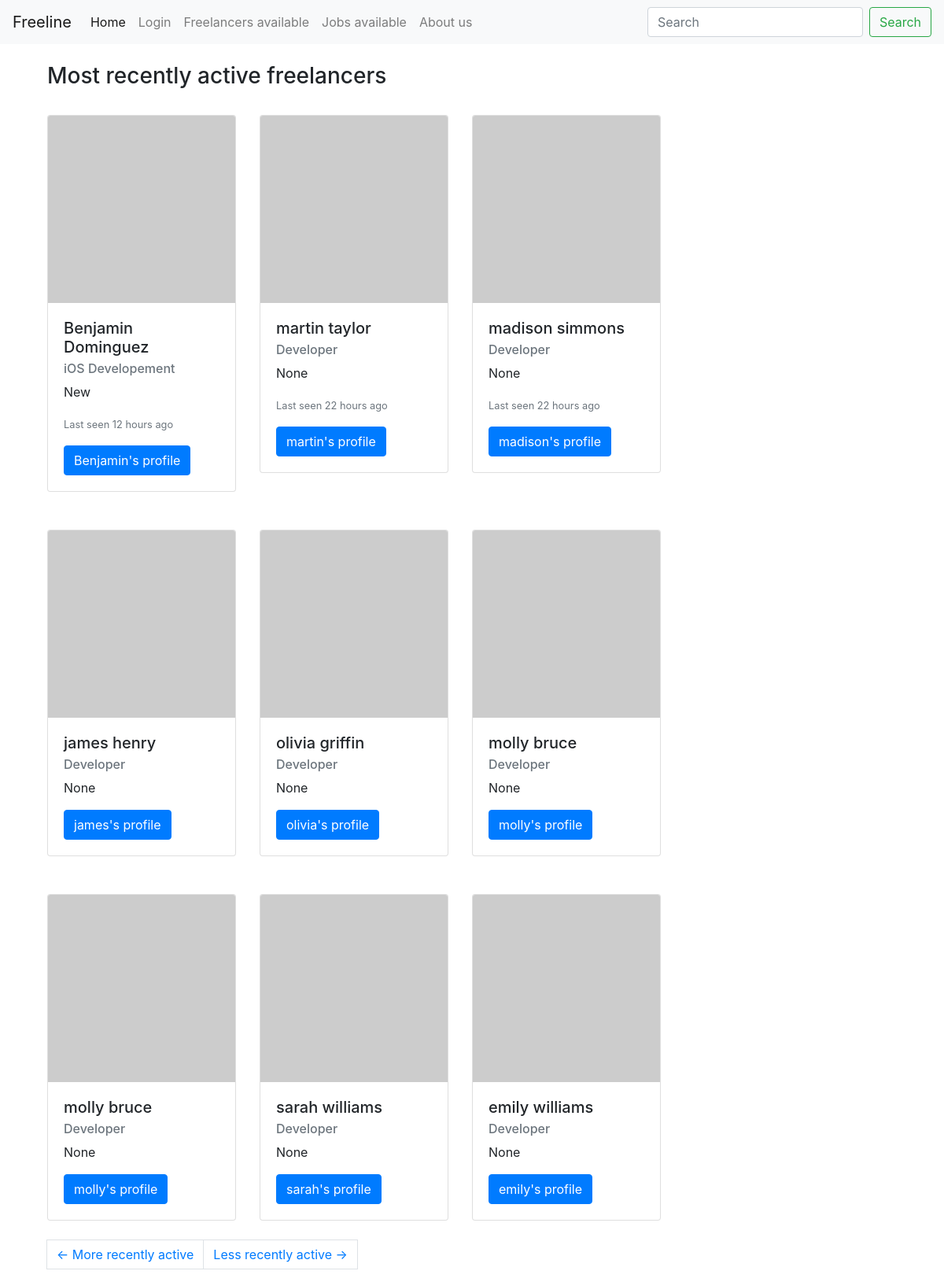
Page /freelancers_available on the committed database.
### app/models.py (models this page shows, shortened)
class User(db.Model, UserMixin):
    id = db.Column(db.Integer, primary_key=True)
    username = db.Column(db.String(64), index=True, unique=True)
    password = db.Column(db.String(64))
    first = db.Column(db.String(64), index=True)
    last = db.Column(db.String(64), index=True)
    registration_date = db.Column(db.DateTime, index=True)
    email = db.Column(db.String(64), index=True)
    hours_a_week = db.Column(db.String(64))
    occupation = db.Column(db.String(64), index=True, default='Developer')
    social_id = db.Column(db.String(64), nullable=True) #nullable?
    about_me = db.Column(db.String(1000))
    avatar_data = db.Column(db.String(400))
    last_seen = db.Column(db.DateTime, default=datetime.utcnow)
    startup = db.relationship('Startup', backref='admin', lazy='dynamic')
    jobs = db.relationship('Job', backref='freelancer', lazy='dynamic')
    resume = db.relationship('PastEmployments', backref='freelancer', lazy='dynamic')
    reviews = db.relationship('Reviews', backref='freelancer', lazy='dynamic')
    messages_sent = db.relationship('Message',
    foreign_keys='Message.sender_id', backref='sender', lazy='dynamic')
    messages_recieved = db.relationship('Message',
    foreign_keys='Message.recipient_id', backref='recipient', lazy='dynamic')
    last_message_read_time = db.Column(db.DateTime)
    roles = db.relationship('Role', secondary='user_roles')
    def avatar(self, size):
        digest = md5(self.email.lower().encode('utf-8')).hexdigest()
        return 'https://www.gravatar.com/avatar/{}?d=identicon&s={}'.format(
            digest, size)
    def freelancer(self):
        return ('Freelancer' in [role.name for role in self.roles])
    def admin(self):
        return ('Admin' in [role.name for role in self.roles])
    def last_seen_formatted(self):
        delta = datetime.utcnow() - self.last_seen
        if delta.seconds < 86400: #24 hours
            if delta.seconds < 3600: # 1 hour
                if delta.seconds < 60:
                    return 'online'
                return ('minutes', int(round(delta.seconds/60)))
            return ('hours', int(round(delta.seconds/3600)))
        return ('days', delta.days)
    def last_seen_string(self):
        x = self.last_seen_formatted()
        if x[0] is 'online':
            return "Online"
        else:
            return 'Last seen {0} {1} ago'.format(x[1], x[0])
    def info(self):
        if self.employer():
            return '<Employer {0}>'.format(self.username)
        elif self.freelancer():
            return '<Freelancer {0} {1}>'.format(self.first, self.last)
        else:
            return '<ROLE NOT ASSIGNED FOR {0}>'.format(self.username)
    __repr__ = info

### app/routes.py (the view)
@app.route('/freelancers_available')
def freelancers_available():
    page = request.args.get('page', 1, type=int)
    most_recently_active = User.query.filter(User.roles.any(name="Freelancer")).\
    order_by(User.last_seen.desc()).paginate(page,\
    app.config['FREELANCERS_PER_PAGE'], False)
    next_url = (url_for('freelancers_available', page=most_recently_active.next_num)\
    if most_recently_active.has_next else None)
    prev_url = (url_for('freelancers_available', page=most_recently_active.prev_num)\
    if most_recently_active.has_prev else None)
    return render_template("dashboards/freelancers_available.html",\
    freelancers = most_recently_active.items,\
    next_url=next_url, prev_url=prev_url)

### app/routes.py (called while the page is built)
@app.before_request
def before_request():
    if current_user.is_authenticated:
        current_user.last_seen = datetime.utcnow()
        db.session.commit()

### app/templates/dashboards/freelancers_available.html
{% extends "base.html" %}
{% block content %}
<div class="container">
  <br>
  <h3> Most recently active freelancers </h3>
  <br>
  <div class="card-deck">
  {% for freelancer in freelancers[0:3] %}
  <div class="row">
      <div class="col-sm-6">
        <div class="card" style="width: 15rem">
      {% if freelancer.avatar_data %}
      <img class="card-img-top" src="{{freelancer.make_avatar_url() }}" alt="Card image cap">
      {% else %}
      <img class="card-img-top" src="{{ freelancer.avatar(72) }}" alt="Card image cap">
      {% endif %}
      <div class="card-body">
        <h5 class="card-title">{{ freelancer.first }} {{ freelancer.last }}</h5>
        <h6 class="card-subtitle mb-2 text-muted">{{ freelancer.occupation }}</h6>
        <p class="card-text">{{ freelancer.about_me }}</p>
        <p class="card-text"><small class="text-muted">{{ freelancer.last_seen_string() }}</small></p>
        <a href="{{ url_for('user', username=freelancer.username) }}" class='btn btn-primary'> {{ freelancer.first }}'s profile </a>
  </div>
  </div>
</div>
</div>
  {% endfor %}
  </div>
<br>
<br>
<div class="card-deck">
  {% for freelancer in freelancers[4:7] %}
  <div class="row">
      <div class="col-sm-6">
  <div class="card" style="width: 15rem">
      {% if freelancer.avatar_data %}
  <img class="card-img-top" src="{{freelancer.make_avatar_url() }}" alt="Card image cap">
      {% else %}
  <img class="card-img-top" src="{{ freelancer.avatar(64) }}" alt="Card image cap">
      {% endif %}
  <div class="card-body">
    <h5 class="card-title">{{ freelancer.first }} {{ freelancer.last }}</h5>
    <h6 class="card-subtitle mb-2 text-muted">{{ freelancer.occupation }}</h6>
    <p class="card-text">{{ freelancer.about_me }}</p>
    <a href="{{ url_for('user', username=freelancer.username) }}" class='btn btn-primary'> {{ freelancer.first }}'s profile </a>
  </div>
  </div>
</div>
</div>
  {% endfor %}
  </div>
<br>
<br>
  <div class="card-deck">
  {% for freelancer in freelancers[6:10] %}
  <div class="row">
      <div class="col-sm-6">
  <div class="card" style="width: 15rem">
      {% if freelancer.avatar_data %}
  <img class="card-img-top" src="{{freelancer.make_avatar_url() }}" alt="Card image cap">
      {% else %}
  <img class="card-img-top" src="{{ freelancer.avatar(64) }}" alt="Card image cap">
      {% endif %}
  <div class="card-body">
    <h5 class="card-title">{{ freelancer.first }} {{ freelancer.last }}</h5>
    <h6 class="card-subtitle mb-2 text-muted">{{ freelancer.occupation }}</h6>
    <p class="card-text">{{ freelancer.about_me }}</p>
    <a href="{{ url_for('user', username=freelancer.username) }}" class='btn btn-primary'> {{ freelancer.first }}'s profile </a>
  </div>
  </div>
</div>
</div>
  {% endfor %}
  </div>
  <br>
  <nav aria-label="...">
       <ul class="pagination">
           <li class="previous{% if not prev_url %} disabled{% endif %}">
               <a class="page-link" href="{{ prev_url or '#' }}">
                   <span aria-hidden="true">&larr;</span> More recently active
               </a>
           </li>
           <li class="next{% if not next_url %} disabled{% endif %}">
               <a class="page-link" href="{{ next_url or '#' }}">
                  Less recently active <span aria-hidden="true">&rarr;</span>
               </a>
           </li>
       </ul>
   </nav>
  </div>
{% endblock %}

### app/templates/base.html (shortened to what this page needs)
<!doctype html>
<html lang="en">
<head>
  <link rel="stylesheet" href="https://stackpath.bootstrapcdn.com/bootstrap/4.3.1/css/bootstrap.min.css">
  <link rel="stylesheet" href="https://cdnjs.cloudflare.com/ajax/libs/bootstrap-social/4.12.0/bootstrap-social.min.css">
  <link rel="stylesheet" href="https://use.fontawesome.com/releases/v5.7.2/css/brands.css">
{% block navbar %}
<nav class="navbar navbar-expand-lg navbar-light bg-light" style="background-color: #1E90FF;">
  <a class="navbar-brand" href="{{ url_for('index') }}">
    Freeline</a>
  <div class="collapse navbar-collapse" id="navbarSupportedContent">
    <ul class="navbar-nav mr-auto">
      <li class="nav-item active">
        <a class="nav-link" href="{{ url_for('index') }}">Home <span class="sr-only">(current)</span></a>
      </li>
      {% if current_user.is_anonymous %}
      <li class="nav-item">
        <a class="nav-link" href="{{ url_for('login') }}">Login</a>
      </li>
      {% else %}
      <li class="nav-item">
        <a class="nav-link" href="{{ url_for('logout') }}">Logout</a>
      </li>
      {% endif %}
<li class="nav-item">
  <a class="nav-link" href="{{ url_for('freelancers_available')}}">Freelancers available</a>
</li>
<li class="nav-item">
  <a class="nav-link" href="{{ url_for('jobs_available')}}">Jobs available</a>
</li>
<li class="nav-item">
  <a class="nav-link" href="{{ url_for('about_us')}}">About us</a>
</li>
    </ul>
    <form class="form-inline my-2 my-lg-0">
      <input class="form-control mr-sm-2" type="search" placeholder="Search" aria-label="Search">
      <button class="btn btn-outline-success my-2 my-sm-0" type="submit">Search</button>
    </form>
  </div>
</nav>
{% endblock %}
<div class="container">
{% block content %}{% endblock %}
</div>

### rows in the picture
User: first "Benjamin", last "Dominguez", occupation "iOS Developement", about_me "New", last_seen_string "Last seen 12 hours ago"
User: first "martin", last "taylor", occupation "Developer", about_me "None", last_seen_string "Last seen 22 hours ago"
User: first "madison", last "simmons", occupation "Developer", about_me "None", last_seen_string "Last seen 22 hours ago"
User: first "james", last "henry", occupation "Developer", about_me "None"
User: first "olivia", last "griffin", occupation "Developer", about_me "None"
User: first "molly", last "bruce", occupation "Developer", about_me "None"
User: first "sarah", last "williams", occupation "Developer", about_me "None"
User: first "emily", last "williams", occupation "Developer", about_me "None"
